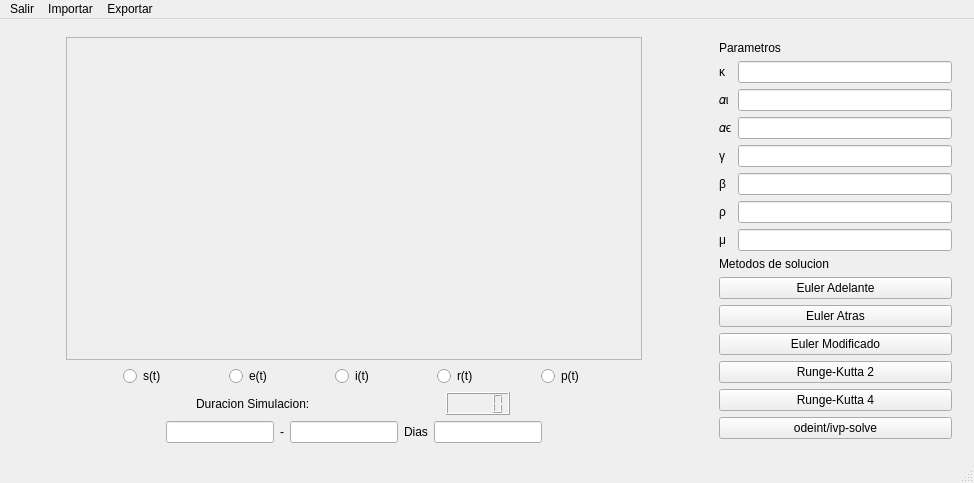
<?xml version="1.0" encoding="UTF-8"?>
<ui version="4.0">
 <class>ProyectoFinal</class>
 <widget class="QMainWindow" name="ProyectoFinal">
  <property name="geometry">
   <rect>
    <x>0</x>
    <y>0</y>
    <width>974</width>
    <height>480</height>
   </rect>
  </property>
  <property name="windowTitle">
   <string>MainWindow</string>
  </property>
  <widget class="QWidget" name="centralwidget">
   <layout class="QGridLayout" name="gridLayout_3">
    <item row="0" column="1">
     <widget class="QWidget" name="widget_2" native="true">
      <property name="sizePolicy">
       <sizepolicy hsizetype="Preferred" vsizetype="Preferred">
        <horstretch>3</horstretch>
        <verstretch>0</verstretch>
       </sizepolicy>
      </property>
      <layout class="QGridLayout" name="gridLayout_2">
       <item row="0" column="0">
        <layout class="QVBoxLayout" name="verticalLayout">
         <property name="leftMargin">
          <number>4</number>
         </property>
         <property name="topMargin">
          <number>4</number>
         </property>
         <property name="rightMargin">
          <number>4</number>
         </property>
         <property name="bottomMargin">
          <number>4</number>
         </property>
         <item>
          <widget class="QLabel" name="label_2">
           <property name="sizePolicy">
            <sizepolicy hsizetype="Minimum" vsizetype="Fixed">
             <horstretch>0</horstretch>
             <verstretch>0</verstretch>
            </sizepolicy>
           </property>
           <property name="text">
            <string>Parametros</string>
           </property>
          </widget>
         </item>
         <item>
          <layout class="QVBoxLayout" name="verticalLayout_2">
           <item>
            <layout class="QFormLayout" name="formLayout">
             <item row="0" column="0">
              <widget class="QLabel" name="kLabel">
               <property name="text">
                <string>κ</string>
               </property>
              </widget>
             </item>
             <item row="0" column="1">
              <widget class="QLineEdit" name="kLineEdit"/>
             </item>
             <item row="1" column="0">
              <widget class="QLabel" name="aiLabel">
               <property name="text">
                <string>𝛼ι</string>
               </property>
              </widget>
             </item>
             <item row="1" column="1">
              <widget class="QLineEdit" name="aiLineEdit"/>
             </item>
             <item row="2" column="0">
              <widget class="QLabel" name="aeLabel">
               <property name="text">
                <string>𝛼ϵ</string>
               </property>
              </widget>
             </item>
             <item row="2" column="1">
              <widget class="QLineEdit" name="aeLineEdit"/>
             </item>
             <item row="3" column="0">
              <widget class="QLabel" name="yLabel">
               <property name="text">
                <string>γ</string>
               </property>
              </widget>
             </item>
             <item row="3" column="1">
              <widget class="QLineEdit" name="yLineEdit"/>
             </item>
             <item row="4" column="0">
              <widget class="QLabel" name="bLabel">
               <property name="text">
                <string>β</string>
               </property>
              </widget>
             </item>
             <item row="4" column="1">
              <widget class="QLineEdit" name="bLineEdit"/>
             </item>
             <item row="5" column="0">
              <widget class="QLabel" name="pLabel">
               <property name="text">
                <string>ρ</string>
               </property>
              </widget>
             </item>
             <item row="5" column="1">
              <widget class="QLineEdit" name="pLineEdit"/>
             </item>
             <item row="6" column="0">
              <widget class="QLabel" name="uLabel">
               <property name="text">
                <string>μ</string>
               </property>
              </widget>
             </item>
             <item row="6" column="1">
              <widget class="QLineEdit" name="uLineEdit"/>
             </item>
            </layout>
           </item>
          </layout>
         </item>
         <item>
          <widget class="QLabel" name="label">
           <property name="sizePolicy">
            <sizepolicy hsizetype="Minimum" vsizetype="Fixed">
             <horstretch>0</horstretch>
             <verstretch>0</verstretch>
            </sizepolicy>
           </property>
           <property name="text">
            <string>Metodos de solucion</string>
           </property>
          </widget>
         </item>
         <item>
          <widget class="QPushButton" name="pushButton">
           <property name="text">
            <string>Euler Adelante</string>
           </property>
          </widget>
         </item>
         <item>
          <widget class="QPushButton" name="pushButton_2">
           <property name="text">
            <string>Euler Atras</string>
           </property>
          </widget>
         </item>
         <item>
          <widget class="QPushButton" name="pushButton_3">
           <property name="text">
            <string>Euler Modificado</string>
           </property>
          </widget>
         </item>
         <item>
          <widget class="QPushButton" name="pushButton_4">
           <property name="text">
            <string>Runge-Kutta 2</string>
           </property>
          </widget>
         </item>
         <item>
          <widget class="QPushButton" name="pushButton_5">
           <property name="text">
            <string>Runge-Kutta 4</string>
           </property>
          </widget>
         </item>
         <item>
          <widget class="QPushButton" name="pushButton_6">
           <property name="text">
            <string>odeint/ivp-solve</string>
           </property>
          </widget>
         </item>
        </layout>
       </item>
      </layout>
     </widget>
    </item>
    <item row="0" column="0">
     <widget class="QWidget" name="widget" native="true">
      <property name="sizePolicy">
       <sizepolicy hsizetype="Preferred" vsizetype="Preferred">
        <horstretch>8</horstretch>
        <verstretch>0</verstretch>
       </sizepolicy>
      </property>
      <layout class="QGridLayout" name="gridLayout">
       <item row="1" column="0">
        <layout class="QHBoxLayout" name="horizontalLayout">
         <property name="sizeConstraint">
          <enum>QLayout::SetDefaultConstraint</enum>
         </property>
         <item>
          <widget class="QRadioButton" name="radioButton_2">
           <property name="sizePolicy">
            <sizepolicy hsizetype="Fixed" vsizetype="Fixed">
             <horstretch>0</horstretch>
             <verstretch>0</verstretch>
            </sizepolicy>
           </property>
           <property name="text">
            <string>s(t)</string>
           </property>
          </widget>
         </item>
         <item>
          <widget class="QRadioButton" name="radioButton">
           <property name="sizePolicy">
            <sizepolicy hsizetype="Fixed" vsizetype="Fixed">
             <horstretch>0</horstretch>
             <verstretch>0</verstretch>
            </sizepolicy>
           </property>
           <property name="text">
            <string>e(t)</string>
           </property>
          </widget>
         </item>
         <item>
          <widget class="QRadioButton" name="radioButton_4">
           <property name="sizePolicy">
            <sizepolicy hsizetype="Fixed" vsizetype="Fixed">
             <horstretch>0</horstretch>
             <verstretch>0</verstretch>
            </sizepolicy>
           </property>
           <property name="text">
            <string>i(t)</string>
           </property>
          </widget>
         </item>
         <item>
          <widget class="QRadioButton" name="radioButton_3">
           <property name="sizePolicy">
            <sizepolicy hsizetype="Fixed" vsizetype="Fixed">
             <horstretch>0</horstretch>
             <verstretch>0</verstretch>
            </sizepolicy>
           </property>
           <property name="text">
            <string>r(t)</string>
           </property>
          </widget>
         </item>
         <item>
          <widget class="QRadioButton" name="radioButton_5">
           <property name="sizePolicy">
            <sizepolicy hsizetype="Fixed" vsizetype="Fixed">
             <horstretch>0</horstretch>
             <verstretch>0</verstretch>
            </sizepolicy>
           </property>
           <property name="text">
            <string>p(t)</string>
           </property>
          </widget>
         </item>
        </layout>
       </item>
       <item row="0" column="0">
        <layout class="QVBoxLayout" name="verticalLayout_3">
         <item>
          <widget class="QFrame" name="frame">
           <property name="sizePolicy">
            <sizepolicy hsizetype="Preferred" vsizetype="Preferred">
             <horstretch>0</horstretch>
             <verstretch>0</verstretch>
            </sizepolicy>
           </property>
           <property name="frameShape">
            <enum>QFrame::StyledPanel</enum>
           </property>
           <property name="frameShadow">
            <enum>QFrame::Raised</enum>
           </property>
          </widget>
         </item>
        </layout>
       </item>
       <item row="4" column="0">
        <layout class="QHBoxLayout" name="horizontalLayout_2">
         <property name="leftMargin">
          <number>100</number>
         </property>
         <property name="rightMargin">
          <number>100</number>
         </property>
         <item>
          <widget class="QLineEdit" name="lineEdit">
           <property name="sizePolicy">
            <sizepolicy hsizetype="Fixed" vsizetype="Fixed">
             <horstretch>0</horstretch>
             <verstretch>0</verstretch>
            </sizepolicy>
           </property>
          </widget>
         </item>
         <item>
          <widget class="QLabel" name="label_3">
           <property name="sizePolicy">
            <sizepolicy hsizetype="Fixed" vsizetype="Fixed">
             <horstretch>0</horstretch>
             <verstretch>0</verstretch>
            </sizepolicy>
           </property>
           <property name="text">
            <string>-</string>
           </property>
          </widget>
         </item>
         <item>
          <widget class="QLineEdit" name="lineEdit_2">
           <property name="sizePolicy">
            <sizepolicy hsizetype="Fixed" vsizetype="Fixed">
             <horstretch>0</horstretch>
             <verstretch>0</verstretch>
            </sizepolicy>
           </property>
          </widget>
         </item>
         <item>
          <widget class="QLabel" name="label_4">
           <property name="sizePolicy">
            <sizepolicy hsizetype="Fixed" vsizetype="Preferred">
             <horstretch>0</horstretch>
             <verstretch>0</verstretch>
            </sizepolicy>
           </property>
           <property name="text">
            <string>Dias</string>
           </property>
          </widget>
         </item>
         <item>
          <widget class="QLineEdit" name="lineEdit_3">
           <property name="sizePolicy">
            <sizepolicy hsizetype="Fixed" vsizetype="Fixed">
             <horstretch>0</horstretch>
             <verstretch>0</verstretch>
            </sizepolicy>
           </property>
          </widget>
         </item>
        </layout>
       </item>
       <item row="3" column="0">
        <layout class="QHBoxLayout" name="horizontalLayout_3">
         <property name="sizeConstraint">
          <enum>QLayout::SetMinimumSize</enum>
         </property>
         <item>
          <widget class="QLabel" name="label_5">
           <property name="sizePolicy">
            <sizepolicy hsizetype="Fixed" vsizetype="Preferred">
             <horstretch>0</horstretch>
             <verstretch>0</verstretch>
            </sizepolicy>
           </property>
           <property name="text">
            <string>Duracion Simulacion:</string>
           </property>
          </widget>
         </item>
         <item>
          <widget class="QLCDNumber" name="sim_time">
           <property name="sizePolicy">
            <sizepolicy hsizetype="Fixed" vsizetype="Fixed">
             <horstretch>0</horstretch>
             <verstretch>0</verstretch>
            </sizepolicy>
           </property>
           <property name="smallDecimalPoint">
            <bool>false</bool>
           </property>
          </widget>
         </item>
        </layout>
       </item>
      </layout>
     </widget>
    </item>
   </layout>
  </widget>
  <widget class="QMenuBar" name="menubar">
   <property name="geometry">
    <rect>
     <x>0</x>
     <y>0</y>
     <width>974</width>
     <height>20</height>
    </rect>
   </property>
   <widget class="QMenu" name="menuStyles">
    <property name="title">
     <string>Salir</string>
    </property>
   </widget>
   <widget class="QMenu" name="menuImportar">
    <property name="title">
     <string>Importar</string>
    </property>
   </widget>
   <widget class="QMenu" name="menuExportar">
    <property name="title">
     <string>Exportar</string>
    </property>
   </widget>
   <addaction name="menuStyles"/>
   <addaction name="menuImportar"/>
   <addaction name="menuExportar"/>
  </widget>
  <widget class="QStatusBar" name="statusbar"/>
  <action name="actionSalir">
   <property name="text">
    <string>Salir</string>
   </property>
  </action>
 </widget>
 <resources/>
 <connections/>
</ui>
